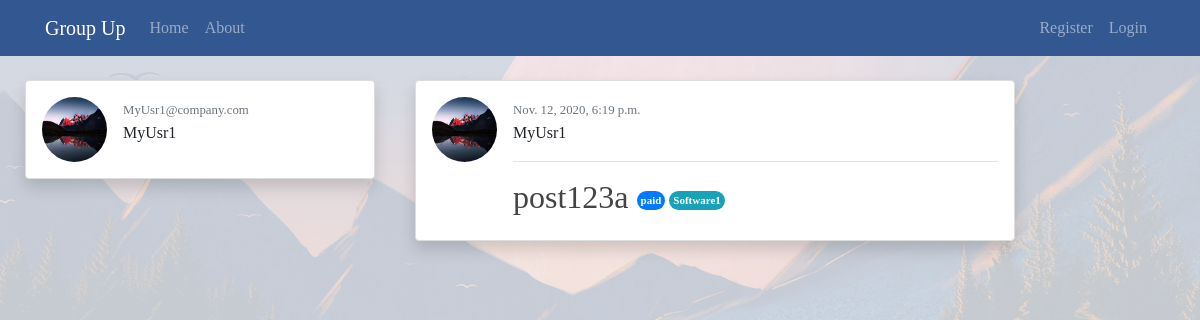
The app's page /profile/2/ with its own data.
### users/models.py (models this page shows, shortened)
class MyUser(models.Model):
    username = models.CharField(max_length=25)
    password = models.CharField(max_length=25)
    email = models.EmailField()
    img = models.ImageField(default='profile.png')
    user_type = models.CharField(max_length=15, choices=[("user", "user"), ("admin", "admin")], default="")

### mains/models.py (models this page shows, shortened)
class Post(models.Model):
    title = models.TextField(max_length=30)
    description = models.TextField(max_length=300)
    type = models.CharField(max_length=15, default = "")
    date_posted = models.DateTimeField(default=timezone.now)
    author = models.ForeignKey(usr, on_delete=CASCADE)
    domain = models.CharField(max_length=15, default = "")

### users/views.py (the view)
# urls.py: path('profile/<int:pk>/', user_views.profile, name = 'profile'),
def profile(request, pk):
    user = MyUser.objects.filter(id=pk).first()
    posts = Post.objects.all()
    context = {'posts': posts[::-1], 'user': user}
    return render(request, 'users/profile.html', context)

### users/context_proccessors.py (called while the page is built)
def usergetter(request):
    if "usr_id" in request.session:
        varUsr = MyUser.objects.get(id = request.session.get("usr_id"))
        is_logged = True
    else:
        varUsr = None
        is_logged = False
    return  {
        'var_usr' : varUsr,
        'is_logged' : is_logged,
    }

### users/templates/users/profile.html (shortened to what this page needs)
{% extends "mains/base.html" %}
{% block content %}
<div class="container-fluid">
	<div class ="row">
	<div class="col-4">
			<article class="media content-section shadow container p-3 mb-3 bg-white rounded" style="width:350px">
				<img class ="rounded-circle article-img" src = "{{ user.img.url }}">
				<div class="media-body">
					<div>
						 <small class="text-muted">{{ user.email }}</small>
					</div>
						<div>
							{{ user.username }}
						</div>
			  </div>
		   </article>
	</div>
	<div class="col-4">
				{% for post in posts %}
				{% if post.author.username == user.username %}
					 <article class="media content-section shadow container p-3 mb-3 bg-white rounded " style="width:600px">
							<img class ="rounded-circle article-img" src = "{{ post.author.img.url }}">
							<div class="media-body">
								<div>
									 <small class="text-muted">{{ post.date_posted }}</small>
								</div>
									<div>
										{{ post.author.username }}
									</div>
							<hr style="width:50%;text-align:left;margin-left:0;width:100%">
						<h2><a class="article-title mr-2 " href="{% url 'post-details' post.id %}">{{ post.title }}</a><span class="badge badge-pill badge-primary custom-badge">{{post.type}}</span><span class="badge badge-pill badge-info custom-badge ml-1">{{post.domain}}</span>  </h2>
					  	</div>
				   </article>
				{% endif %}
			{% endfor %}
	</div>
		</div>
</div>
{% endblock content %}

### mains/static/mains/main.css (style rules this page uses)
html * { font-family: Bahnschrift !important; }
body { background:url('../resources/wallpaper_o.png'); margin-top: 5rem; background-attachment: fixed; width:auto; height: auto; background-size: 100%; background-repeat: no-repeat; }
h1, h2, h3, h4, h5, h6 { color: #444444; }
.content-section { background: #ffffff; padding: 10px 20px; border: 1px solid #dddddd; border-radius: 3px; margin-bottom: 15px; }
.article-title { color: #444444; }
.article-img { height: 65px; width: 65px; margin-right: 16px; }
.custom-badge { font-size: 11px; vertical-align: middle; padding:4px }

### records on screen
MyUser: img (picture), email "MyUsr1@company.com", username "MyUsr1"
Post: author.img (picture), date_posted "Nov. 12, 2020, 6:19 p.m.", author.username "MyUsr1", title "post123a", type "paid", domain "Software1"
